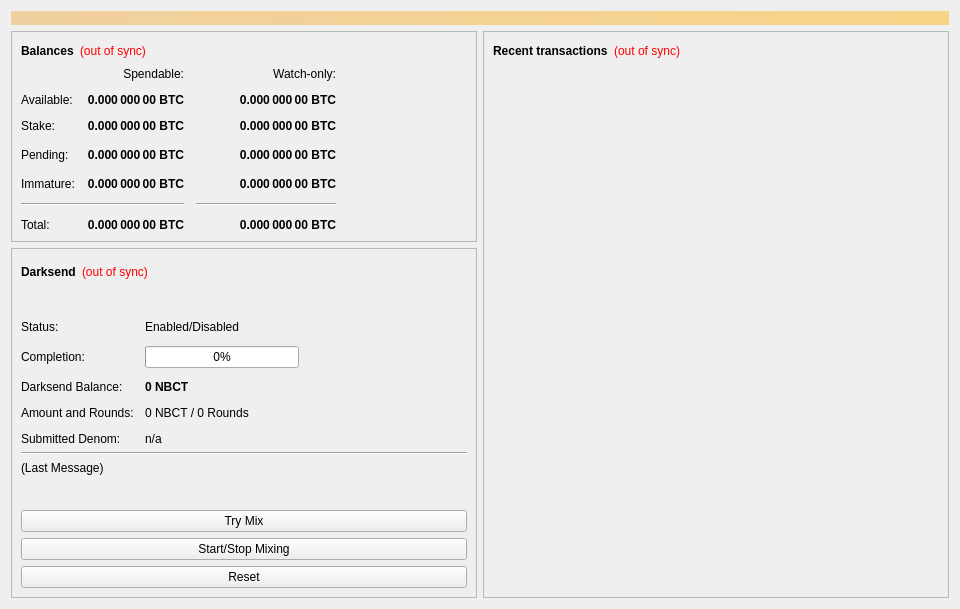
<?xml version="1.0" encoding="UTF-8"?>
<ui version="4.0">
 <class>OverviewPage</class>
 <widget class="QWidget" name="OverviewPage">
  <property name="geometry">
   <rect>
    <x>0</x>
    <y>0</y>
    <width>960</width>
    <height>594</height>
   </rect>
  </property>
  <property name="minimumSize">
   <size>
    <width>960</width>
    <height>0</height>
   </size>
  </property>
  <property name="windowTitle">
   <string>Form</string>
  </property>
  <layout class="QVBoxLayout" name="topLayout">
   <item>
    <widget class="QLabel" name="labelAlerts">
     <property name="visible">
      <bool>false</bool>
     </property>
     <property name="styleSheet">
      <string notr="true">background-color: qlineargradient(x1: 0, y1: 0, x2: 1, y2: 0, stop:0 #F0D0A0, stop:1 #F8D488); color:#000000;</string>
     </property>
     <property name="wordWrap">
      <bool>true</bool>
     </property>
     <property name="margin">
      <number>3</number>
     </property>
    </widget>
   </item>
   <item>
    <layout class="QHBoxLayout" name="horizontalLayout" stretch="1,1">
     <item>
      <layout class="QVBoxLayout" name="verticalLayout_2">
       <item>
        <widget class="QFrame" name="frame">
         <property name="frameShape">
          <enum>QFrame::StyledPanel</enum>
         </property>
         <property name="frameShadow">
          <enum>QFrame::Raised</enum>
         </property>
         <layout class="QVBoxLayout" name="verticalLayout_4">
          <item>
           <layout class="QHBoxLayout" name="horizontalLayout_4">
            <item>
             <widget class="QLabel" name="label_5">
              <property name="font">
               <font>
                <weight>75</weight>
                <bold>true</bold>
               </font>
              </property>
              <property name="text">
               <string>Balances</string>
              </property>
             </widget>
            </item>
            <item>
             <widget class="QLabel" name="labelWalletStatus">
              <property name="cursor">
               <cursorShape>WhatsThisCursor</cursorShape>
              </property>
              <property name="toolTip">
               <string>The displayed information may be out of date. Your wallet automatically synchronizes with the NeckBeardCryptoTips network after a connection is established, but this process has not completed yet.</string>
              </property>
              <property name="styleSheet">
               <string notr="true">QLabel { color: red; }</string>
              </property>
              <property name="text">
               <string notr="true">(out of sync)</string>
              </property>
              <property name="alignment">
               <set>Qt::AlignLeading|Qt::AlignLeft|Qt::AlignVCenter</set>
              </property>
             </widget>
            </item>
            <item>
             <spacer name="horizontalSpacer_3">
              <property name="orientation">
               <enum>Qt::Horizontal</enum>
              </property>
              <property name="sizeHint" stdset="0">
               <size>
                <width>40</width>
                <height>20</height>
               </size>
              </property>
             </spacer>
            </item>
           </layout>
          </item>
          <item>
           <layout class="QGridLayout" name="gridLayout">
            <property name="spacing">
             <number>12</number>
            </property>
            <item row="3" column="2">
             <widget class="QLabel" name="labelWatchPending">
              <property name="font">
               <font>
                <weight>75</weight>
                <bold>true</bold>
               </font>
              </property>
              <property name="cursor">
               <cursorShape>IBeamCursor</cursorShape>
              </property>
              <property name="toolTip">
               <string>Unconfirmed transactions to watch-only addresses</string>
              </property>
              <property name="text">
               <string notr="true">0.000 000 00 BTC</string>
              </property>
              <property name="alignment">
               <set>Qt::AlignRight|Qt::AlignTrailing|Qt::AlignVCenter</set>
              </property>
              <property name="textInteractionFlags">
               <set>Qt::LinksAccessibleByMouse|Qt::TextSelectableByKeyboard|Qt::TextSelectableByMouse</set>
              </property>
             </widget>
            </item>
            <item row="3" column="1">
             <widget class="QLabel" name="labelUnconfirmed">
              <property name="font">
               <font>
                <weight>75</weight>
                <bold>true</bold>
               </font>
              </property>
              <property name="cursor">
               <cursorShape>IBeamCursor</cursorShape>
              </property>
              <property name="toolTip">
               <string>Total of transactions that have yet to be confirmed, and do not yet count toward the spendable balance</string>
              </property>
              <property name="text">
               <string notr="true">0.000 000 00 BTC</string>
              </property>
              <property name="alignment">
               <set>Qt::AlignRight|Qt::AlignTrailing|Qt::AlignVCenter</set>
              </property>
              <property name="textInteractionFlags">
               <set>Qt::LinksAccessibleByMouse|Qt::TextSelectableByKeyboard|Qt::TextSelectableByMouse</set>
              </property>
             </widget>
            </item>
            <item row="4" column="2">
             <widget class="QLabel" name="labelWatchImmature">
              <property name="font">
               <font>
                <weight>75</weight>
                <bold>true</bold>
               </font>
              </property>
              <property name="cursor">
               <cursorShape>IBeamCursor</cursorShape>
              </property>
              <property name="toolTip">
               <string>Mined balance in watch-only addresses that has not yet matured</string>
              </property>
              <property name="text">
               <string notr="true">0.000 000 00 BTC</string>
              </property>
              <property name="alignment">
               <set>Qt::AlignRight|Qt::AlignTrailing|Qt::AlignVCenter</set>
              </property>
              <property name="textInteractionFlags">
               <set>Qt::LinksAccessibleByMouse|Qt::TextSelectableByKeyboard|Qt::TextSelectableByMouse</set>
              </property>
             </widget>
            </item>
            <item row="5" column="0" colspan="2">
             <widget class="Line" name="lineSpendableBalance">
              <property name="orientation">
               <enum>Qt::Horizontal</enum>
              </property>
             </widget>
            </item>
            <item row="5" column="2">
             <widget class="Line" name="lineWatchBalance">
              <property name="sizePolicy">
               <sizepolicy hsizetype="Preferred" vsizetype="Fixed">
                <horstretch>0</horstretch>
                <verstretch>0</verstretch>
               </sizepolicy>
              </property>
              <property name="minimumSize">
               <size>
                <width>140</width>
                <height>0</height>
               </size>
              </property>
              <property name="orientation">
               <enum>Qt::Horizontal</enum>
              </property>
             </widget>
            </item>
            <item row="6" column="0">
             <widget class="QLabel" name="labelTotalText">
              <property name="text">
               <string>Total:</string>
              </property>
             </widget>
            </item>
            <item row="4" column="1">
             <widget class="QLabel" name="labelImmature">
              <property name="font">
               <font>
                <weight>75</weight>
                <bold>true</bold>
               </font>
              </property>
              <property name="cursor">
               <cursorShape>IBeamCursor</cursorShape>
              </property>
              <property name="toolTip">
               <string>Mined balance that has not yet matured</string>
              </property>
              <property name="text">
               <string notr="true">0.000 000 00 BTC</string>
              </property>
              <property name="alignment">
               <set>Qt::AlignRight|Qt::AlignTrailing|Qt::AlignVCenter</set>
              </property>
              <property name="textInteractionFlags">
               <set>Qt::LinksAccessibleByMouse|Qt::TextSelectableByKeyboard|Qt::TextSelectableByMouse</set>
              </property>
             </widget>
            </item>
            <item row="3" column="3">
             <spacer name="horizontalSpacer_2">
              <property name="orientation">
               <enum>Qt::Horizontal</enum>
              </property>
              <property name="sizeHint" stdset="0">
               <size>
                <width>40</width>
                <height>20</height>
               </size>
              </property>
             </spacer>
            </item>
            <item row="4" column="0">
             <widget class="QLabel" name="labelImmatureText">
              <property name="text">
               <string>Immature:</string>
              </property>
             </widget>
            </item>
            <item row="6" column="1">
             <widget class="QLabel" name="labelTotal">
              <property name="font">
               <font>
                <weight>75</weight>
                <bold>true</bold>
               </font>
              </property>
              <property name="cursor">
               <cursorShape>IBeamCursor</cursorShape>
              </property>
              <property name="toolTip">
               <string>Your current total balance</string>
              </property>
              <property name="text">
               <string notr="true">0.000 000 00 BTC</string>
              </property>
              <property name="alignment">
               <set>Qt::AlignRight|Qt::AlignTrailing|Qt::AlignVCenter</set>
              </property>
              <property name="textInteractionFlags">
               <set>Qt::LinksAccessibleByMouse|Qt::TextSelectableByKeyboard|Qt::TextSelectableByMouse</set>
              </property>
             </widget>
            </item>
            <item row="6" column="2">
             <widget class="QLabel" name="labelWatchTotal">
              <property name="font">
               <font>
                <weight>75</weight>
                <bold>true</bold>
               </font>
              </property>
              <property name="cursor">
               <cursorShape>IBeamCursor</cursorShape>
              </property>
              <property name="toolTip">
               <string>Current total balance in watch-only addresses</string>
              </property>
              <property name="text">
               <string notr="true">0.000 000 00 BTC</string>
              </property>
              <property name="alignment">
               <set>Qt::AlignRight|Qt::AlignTrailing|Qt::AlignVCenter</set>
              </property>
              <property name="textInteractionFlags">
               <set>Qt::LinksAccessibleByMouse|Qt::TextSelectableByKeyboard|Qt::TextSelectableByMouse</set>
              </property>
             </widget>
            </item>
            <item row="0" column="2">
             <widget class="QLabel" name="labelWatchonly">
              <property name="text">
               <string>Watch-only:</string>
              </property>
              <property name="alignment">
               <set>Qt::AlignRight|Qt::AlignTrailing|Qt::AlignVCenter</set>
              </property>
             </widget>
            </item>
            <item row="1" column="0">
             <widget class="QLabel" name="labelBalanceText">
              <property name="text">
               <string>Available:</string>
              </property>
             </widget>
            </item>
            <item row="1" column="1">
             <widget class="QLabel" name="labelBalance">
              <property name="font">
               <font>
                <weight>75</weight>
                <bold>true</bold>
               </font>
              </property>
              <property name="cursor">
               <cursorShape>IBeamCursor</cursorShape>
              </property>
              <property name="toolTip">
               <string>Your current spendable balance</string>
              </property>
              <property name="text">
               <string notr="true">0.000 000 00 BTC</string>
              </property>
              <property name="alignment">
               <set>Qt::AlignRight|Qt::AlignTrailing|Qt::AlignVCenter</set>
              </property>
              <property name="textInteractionFlags">
               <set>Qt::LinksAccessibleByMouse|Qt::TextSelectableByKeyboard|Qt::TextSelectableByMouse</set>
              </property>
             </widget>
            </item>
            <item row="2" column="0">
             <widget class="QLabel" name="label_10">
              <property name="text">
               <string>Stake:</string>
              </property>
             </widget>
            </item>
            <item row="2" column="1">
             <widget class="QLabel" name="labelStake">
              <property name="font">
               <font>
                <weight>75</weight>
                <bold>true</bold>
               </font>
              </property>
              <property name="cursor">
               <cursorShape>IBeamCursor</cursorShape>
              </property>
              <property name="toolTip">
               <string>Total of coins that was staked, and do not yet count toward the current balance</string>
              </property>
              <property name="text">
               <string notr="true">0.000 000 00 BTC</string>
              </property>
              <property name="alignment">
               <set>Qt::AlignRight|Qt::AlignTrailing|Qt::AlignVCenter</set>
              </property>
              <property name="textInteractionFlags">
               <set>Qt::LinksAccessibleByMouse|Qt::TextSelectableByKeyboard|Qt::TextSelectableByMouse</set>
              </property>
             </widget>
            </item>
            <item row="2" column="2">
             <widget class="QLabel" name="labelWatchStake">
              <property name="font">
               <font>
                <weight>75</weight>
                <bold>true</bold>
               </font>
              </property>
              <property name="cursor">
               <cursorShape>IBeamCursor</cursorShape>
              </property>
              <property name="toolTip">
               <string>Total of coins that was staked in watch-only addresses, and do not yet count toward the current watch-only balance</string>
              </property>
              <property name="text">
               <string notr="true">0.000 000 00 BTC</string>
              </property>
              <property name="alignment">
               <set>Qt::AlignRight|Qt::AlignTrailing|Qt::AlignVCenter</set>
              </property>
              <property name="textInteractionFlags">
               <set>Qt::LinksAccessibleByMouse|Qt::TextSelectableByKeyboard|Qt::TextSelectableByMouse</set>
              </property>
             </widget>
            </item>
            <item row="1" column="2">
             <widget class="QLabel" name="labelWatchAvailable">
              <property name="font">
               <font>
                <weight>75</weight>
                <bold>true</bold>
               </font>
              </property>
              <property name="cursor">
               <cursorShape>IBeamCursor</cursorShape>
              </property>
              <property name="toolTip">
               <string>Your current balance in watch-only addresses</string>
              </property>
              <property name="text">
               <string notr="true">0.000 000 00 BTC</string>
              </property>
              <property name="alignment">
               <set>Qt::AlignRight|Qt::AlignTrailing|Qt::AlignVCenter</set>
              </property>
              <property name="textInteractionFlags">
               <set>Qt::LinksAccessibleByMouse|Qt::TextSelectableByKeyboard|Qt::TextSelectableByMouse</set>
              </property>
             </widget>
            </item>
            <item row="3" column="0">
             <widget class="QLabel" name="labelPendingText">
              <property name="text">
               <string>Pending:</string>
              </property>
             </widget>
            </item>
            <item row="0" column="1">
             <widget class="QLabel" name="labelSpendable">
              <property name="text">
               <string>Spendable:</string>
              </property>
              <property name="alignment">
               <set>Qt::AlignRight|Qt::AlignTrailing|Qt::AlignVCenter</set>
              </property>
             </widget>
            </item>
           </layout>
          </item>
         </layout>
        </widget>
       </item>
       <item>
        <widget class="QFrame" name="frameDarksend">
         <property name="sizePolicy">
          <sizepolicy hsizetype="Expanding" vsizetype="Expanding">
           <horstretch>0</horstretch>
           <verstretch>0</verstretch>
          </sizepolicy>
         </property>
         <property name="minimumSize">
          <size>
           <width>0</width>
           <height>350</height>
          </size>
         </property>
         <property name="layoutDirection">
          <enum>Qt::LeftToRight</enum>
         </property>
         <property name="frameShape">
          <enum>QFrame::StyledPanel</enum>
         </property>
         <property name="frameShadow">
          <enum>QFrame::Raised</enum>
         </property>
         <layout class="QVBoxLayout" name="verticalLayout_5">
          <item>
           <layout class="QHBoxLayout" name="horizontalLayout_5">
            <item>
             <widget class="QLabel" name="label_2">
              <property name="font">
               <font>
                <weight>75</weight>
                <bold>true</bold>
               </font>
              </property>
              <property name="text">
               <string>Darksend</string>
              </property>
             </widget>
            </item>
            <item>
             <widget class="QLabel" name="labelDarksendSyncStatus">
              <property name="toolTip">
               <string>The displayed information may be out of date. Your wallet automatically synchronizes with the NeckBeardCryptoTips network after a connection is established, but this process has not completed yet.</string>
              </property>
              <property name="styleSheet">
               <string notr="true">QLabel { color: red; }</string>
              </property>
              <property name="text">
               <string notr="true">(out of sync)</string>
              </property>
              <property name="alignment">
               <set>Qt::AlignLeading|Qt::AlignLeft|Qt::AlignVCenter</set>
              </property>
             </widget>
            </item>
            <item>
             <spacer name="horizontalSpacer_4">
              <property name="orientation">
               <enum>Qt::Horizontal</enum>
              </property>
              <property name="sizeHint" stdset="0">
               <size>
                <width>40</width>
                <height>20</height>
               </size>
              </property>
             </spacer>
            </item>
           </layout>
          </item>
          <item>
           <widget class="QPushButton" name="runAutoDenom">
            <property name="palette">
             <palette>
              <active>
               <colorrole role="WindowText">
                <brush brushstyle="SolidPattern">
                 <color alpha="255">
                  <red>0</red>
                  <green>0</green>
                  <blue>0</blue>
                 </color>
                </brush>
               </colorrole>
               <colorrole role="Button">
                <brush brushstyle="SolidPattern">
                 <color alpha="255">
                  <red>239</red>
                  <green>238</green>
                  <blue>238</blue>
                 </color>
                </brush>
               </colorrole>
               <colorrole role="Light">
                <brush brushstyle="SolidPattern">
                 <color alpha="255">
                  <red>255</red>
                  <green>255</green>
                  <blue>255</blue>
                 </color>
                </brush>
               </colorrole>
               <colorrole role="Midlight">
                <brush brushstyle="SolidPattern">
                 <color alpha="255">
                  <red>247</red>
                  <green>246</green>
                  <blue>246</blue>
                 </color>
                </brush>
               </colorrole>
               <colorrole role="Dark">
                <brush brushstyle="SolidPattern">
                 <color alpha="255">
                  <red>119</red>
                  <green>119</green>
                  <blue>119</blue>
                 </color>
                </brush>
               </colorrole>
               <colorrole role="Mid">
                <brush brushstyle="SolidPattern">
                 <color alpha="255">
                  <red>159</red>
                  <green>159</green>
                  <blue>159</blue>
                 </color>
                </brush>
               </colorrole>
               <colorrole role="Text">
                <brush brushstyle="SolidPattern">
                 <color alpha="255">
                  <red>0</red>
                  <green>0</green>
                  <blue>0</blue>
                 </color>
                </brush>
               </colorrole>
               <colorrole role="BrightText">
                <brush brushstyle="SolidPattern">
                 <color alpha="255">
                  <red>255</red>
                  <green>255</green>
                  <blue>255</blue>
                 </color>
                </brush>
               </colorrole>
               <colorrole role="ButtonText">
                <brush brushstyle="SolidPattern">
                 <color alpha="255">
                  <red>0</red>
                  <green>0</green>
                  <blue>0</blue>
                 </color>
                </brush>
               </colorrole>
               <colorrole role="Base">
                <brush brushstyle="SolidPattern">
                 <color alpha="255">
                  <red>255</red>
                  <green>255</green>
                  <blue>255</blue>
                 </color>
                </brush>
               </colorrole>
               <colorrole role="Window">
                <brush brushstyle="SolidPattern">
                 <color alpha="255">
                  <red>239</red>
                  <green>238</green>
                  <blue>238</blue>
                 </color>
                </brush>
               </colorrole>
               <colorrole role="Shadow">
                <brush brushstyle="SolidPattern">
                 <color alpha="255">
                  <red>0</red>
                  <green>0</green>
                  <blue>0</blue>
                 </color>
                </brush>
               </colorrole>
               <colorrole role="AlternateBase">
                <brush brushstyle="SolidPattern">
                 <color alpha="255">
                  <red>247</red>
                  <green>246</green>
                  <blue>246</blue>
                 </color>
                </brush>
               </colorrole>
               <colorrole role="ToolTipBase">
                <brush brushstyle="SolidPattern">
                 <color alpha="255">
                  <red>255</red>
                  <green>255</green>
                  <blue>220</blue>
                 </color>
                </brush>
               </colorrole>
               <colorrole role="ToolTipText">
                <brush brushstyle="SolidPattern">
                 <color alpha="255">
                  <red>0</red>
                  <green>0</green>
                  <blue>0</blue>
                 </color>
                </brush>
               </colorrole>
              </active>
              <inactive>
               <colorrole role="WindowText">
                <brush brushstyle="SolidPattern">
                 <color alpha="255">
                  <red>0</red>
                  <green>0</green>
                  <blue>0</blue>
                 </color>
                </brush>
               </colorrole>
               <colorrole role="Button">
                <brush brushstyle="SolidPattern">
                 <color alpha="255">
                  <red>239</red>
                  <green>238</green>
                  <blue>238</blue>
                 </color>
                </brush>
               </colorrole>
               <colorrole role="Light">
                <brush brushstyle="SolidPattern">
                 <color alpha="255">
                  <red>255</red>
                  <green>255</green>
                  <blue>255</blue>
                 </color>
                </brush>
               </colorrole>
               <colorrole role="Midlight">
                <brush brushstyle="SolidPattern">
                 <color alpha="255">
                  <red>247</red>
                  <green>246</green>
                  <blue>246</blue>
                 </color>
                </brush>
               </colorrole>
               <colorrole role="Dark">
                <brush brushstyle="SolidPattern">
                 <color alpha="255">
                  <red>119</red>
                  <green>119</green>
                  <blue>119</blue>
                 </color>
                </brush>
               </colorrole>
               <colorrole role="Mid">
                <brush brushstyle="SolidPattern">
                 <color alpha="255">
                  <red>159</red>
                  <green>159</green>
                  <blue>159</blue>
                 </color>
                </brush>
               </colorrole>
               <colorrole role="Text">
                <brush brushstyle="SolidPattern">
                 <color alpha="255">
                  <red>0</red>
                  <green>0</green>
                  <blue>0</blue>
                 </color>
                </brush>
               </colorrole>
               <colorrole role="BrightText">
                <brush brushstyle="SolidPattern">
                 <color alpha="255">
                  <red>255</red>
                  <green>255</green>
                  <blue>255</blue>
                 </color>
                </brush>
               </colorrole>
               <colorrole role="ButtonText">
                <brush brushstyle="SolidPattern">
                 <color alpha="255">
                  <red>0</red>
                  <green>0</green>
                  <blue>0</blue>
                 </color>
                </brush>
               </colorrole>
               <colorrole role="Base">
                <brush brushstyle="SolidPattern">
                 <color alpha="255">
                  <red>255</red>
                  <green>255</green>
                  <blue>255</blue>
                 </color>
                </brush>
               </colorrole>
               <colorrole role="Window">
                <brush brushstyle="SolidPattern">
                 <color alpha="255">
                  <red>239</red>
                  <green>238</green>
                  <blue>238</blue>
                 </color>
                </brush>
               </colorrole>
               <colorrole role="Shadow">
                <brush brushstyle="SolidPattern">
                 <color alpha="255">
                  <red>0</red>
                  <green>0</green>
                  <blue>0</blue>
                 </color>
                </brush>
               </colorrole>
               <colorrole role="AlternateBase">
                <brush brushstyle="SolidPattern">
                 <color alpha="255">
                  <red>247</red>
                  <green>246</green>
                  <blue>246</blue>
                 </color>
                </brush>
               </colorrole>
               <colorrole role="ToolTipBase">
                <brush brushstyle="SolidPattern">
                 <color alpha="255">
                  <red>255</red>
                  <green>255</green>
                  <blue>220</blue>
                 </color>
                </brush>
               </colorrole>
               <colorrole role="ToolTipText">
                <brush brushstyle="SolidPattern">
                 <color alpha="255">
                  <red>0</red>
                  <green>0</green>
                  <blue>0</blue>
                 </color>
                </brush>
               </colorrole>
              </inactive>
              <disabled>
               <colorrole role="WindowText">
                <brush brushstyle="SolidPattern">
                 <color alpha="255">
                  <red>119</red>
                  <green>119</green>
                  <blue>119</blue>
                 </color>
                </brush>
               </colorrole>
               <colorrole role="Button">
                <brush brushstyle="SolidPattern">
                 <color alpha="255">
                  <red>239</red>
                  <green>238</green>
                  <blue>238</blue>
                 </color>
                </brush>
               </colorrole>
               <colorrole role="Light">
                <brush brushstyle="SolidPattern">
                 <color alpha="255">
                  <red>255</red>
                  <green>255</green>
                  <blue>255</blue>
                 </color>
                </brush>
               </colorrole>
               <colorrole role="Midlight">
                <brush brushstyle="SolidPattern">
                 <color alpha="255">
                  <red>247</red>
                  <green>246</green>
                  <blue>246</blue>
                 </color>
                </brush>
               </colorrole>
               <colorrole role="Dark">
                <brush brushstyle="SolidPattern">
                 <color alpha="255">
                  <red>119</red>
                  <green>119</green>
                  <blue>119</blue>
                 </color>
                </brush>
               </colorrole>
               <colorrole role="Mid">
                <brush brushstyle="SolidPattern">
                 <color alpha="255">
                  <red>159</red>
                  <green>159</green>
                  <blue>159</blue>
                 </color>
                </brush>
               </colorrole>
               <colorrole role="Text">
                <brush brushstyle="SolidPattern">
                 <color alpha="255">
                  <red>119</red>
                  <green>119</green>
                  <blue>119</blue>
                 </color>
                </brush>
               </colorrole>
               <colorrole role="BrightText">
                <brush brushstyle="SolidPattern">
                 <color alpha="255">
                  <red>255</red>
                  <green>255</green>
                  <blue>255</blue>
                 </color>
                </brush>
               </colorrole>
               <colorrole role="ButtonText">
                <brush brushstyle="SolidPattern">
                 <color alpha="255">
                  <red>119</red>
                  <green>119</green>
                  <blue>119</blue>
                 </color>
                </brush>
               </colorrole>
               <colorrole role="Base">
                <brush brushstyle="SolidPattern">
                 <color alpha="255">
                  <red>239</red>
                  <green>238</green>
                  <blue>238</blue>
                 </color>
                </brush>
               </colorrole>
               <colorrole role="Window">
                <brush brushstyle="SolidPattern">
                 <color alpha="255">
                  <red>239</red>
                  <green>238</green>
                  <blue>238</blue>
                 </color>
                </brush>
               </colorrole>
               <colorrole role="Shadow">
                <brush brushstyle="SolidPattern">
                 <color alpha="255">
                  <red>0</red>
                  <green>0</green>
                  <blue>0</blue>
                 </color>
                </brush>
               </colorrole>
               <colorrole role="AlternateBase">
                <brush brushstyle="SolidPattern">
                 <color alpha="255">
                  <red>239</red>
                  <green>238</green>
                  <blue>238</blue>
                 </color>
                </brush>
               </colorrole>
               <colorrole role="ToolTipBase">
                <brush brushstyle="SolidPattern">
                 <color alpha="255">
                  <red>255</red>
                  <green>255</green>
                  <blue>220</blue>
                 </color>
                </brush>
               </colorrole>
               <colorrole role="ToolTipText">
                <brush brushstyle="SolidPattern">
                 <color alpha="255">
                  <red>0</red>
                  <green>0</green>
                  <blue>0</blue>
                 </color>
                </brush>
               </colorrole>
              </disabled>
             </palette>
            </property>
            <property name="focusPolicy">
             <enum>Qt::NoFocus</enum>
            </property>
            <property name="autoFillBackground">
             <bool>true</bool>
            </property>
            <property name="text">
             <string/>
            </property>
            <property name="flat">
             <bool>true</bool>
            </property>
           </widget>
          </item>
          <item>
           <layout class="QFormLayout" name="formLayout">
            <property name="fieldGrowthPolicy">
             <enum>QFormLayout::AllNonFixedFieldsGrow</enum>
            </property>
            <property name="horizontalSpacing">
             <number>11</number>
            </property>
            <property name="verticalSpacing">
             <number>12</number>
            </property>
            <item row="0" column="0">
             <widget class="QLabel" name="label_6">
              <property name="text">
               <string>Status:</string>
              </property>
             </widget>
            </item>
            <item row="1" column="0">
             <widget class="QLabel" name="label_7">
              <property name="text">
               <string>Completion:</string>
              </property>
             </widget>
            </item>
            <item row="1" column="1">
             <widget class="QProgressBar" name="darksendProgress">
              <property name="maximumSize">
               <size>
                <width>154</width>
                <height>16777215</height>
               </size>
              </property>
              <property name="value">
               <number>0</number>
              </property>
             </widget>
            </item>
            <item row="3" column="0">
             <widget class="QLabel" name="labelAnonymizedText">
              <property name="text">
               <string>Darksend Balance:</string>
              </property>
             </widget>
            </item>
            <item row="3" column="1">
             <widget class="QLabel" name="labelAnonymized">
              <property name="font">
               <font>
                <weight>75</weight>
                <bold>true</bold>
               </font>
              </property>
              <property name="text">
               <string notr="true">0 NBCT</string>
              </property>
             </widget>
            </item>
            <item row="4" column="0">
             <widget class="QLabel" name="label_8">
              <property name="text">
               <string>Amount and Rounds:</string>
              </property>
             </widget>
            </item>
            <item row="4" column="1">
             <widget class="QLabel" name="labelAmountRounds">
              <property name="text">
               <string>0 NBCT / 0 Rounds</string>
              </property>
             </widget>
            </item>
            <item row="5" column="0">
             <widget class="QLabel" name="label_9">
              <property name="text">
               <string>Submitted Denom:</string>
              </property>
             </widget>
            </item>
            <item row="5" column="1">
             <widget class="QLabel" name="labelSubmittedDenom">
              <property name="toolTip">
               <string>The denominations you submitted to the Masternode.&lt;br&gt;To mix, other users must submit the exact same denominations.</string>
              </property>
              <property name="text">
               <string>n/a</string>
              </property>
             </widget>
            </item>
            <item row="0" column="1">
             <widget class="QLabel" name="darksendEnabled">
              <property name="text">
               <string>Enabled/Disabled</string>
              </property>
             </widget>
            </item>
           </layout>
          </item>
          <item>
           <widget class="Line" name="lineLastMessage">
            <property name="orientation">
             <enum>Qt::Horizontal</enum>
            </property>
           </widget>
          </item>
          <item>
           <widget class="QLabel" name="darksendStatus">
            <property name="minimumSize">
             <size>
              <width>288</width>
              <height>43</height>
             </size>
            </property>
            <property name="text">
             <string>(Last Message)</string>
            </property>
            <property name="alignment">
             <set>Qt::AlignLeading|Qt::AlignLeft|Qt::AlignTop</set>
            </property>
            <property name="wordWrap">
             <bool>true</bool>
            </property>
           </widget>
          </item>
          <item>
           <widget class="QPushButton" name="darksendAuto">
            <property name="sizePolicy">
             <sizepolicy hsizetype="MinimumExpanding" vsizetype="Fixed">
              <horstretch>0</horstretch>
              <verstretch>0</verstretch>
             </sizepolicy>
            </property>
            <property name="toolTip">
             <string>Try to manually submit a Darksend request.</string>
            </property>
            <property name="text">
             <string>Try Mix</string>
            </property>
           </widget>
          </item>
          <item>
           <widget class="QPushButton" name="toggleDarksend">
            <property name="sizePolicy">
             <sizepolicy hsizetype="MinimumExpanding" vsizetype="Fixed">
              <horstretch>0</horstretch>
              <verstretch>0</verstretch>
             </sizepolicy>
            </property>
            <property name="text">
             <string>Start/Stop Mixing</string>
            </property>
           </widget>
          </item>
          <item>
           <widget class="QPushButton" name="darksendReset">
            <property name="sizePolicy">
             <sizepolicy hsizetype="MinimumExpanding" vsizetype="Fixed">
              <horstretch>0</horstretch>
              <verstretch>0</verstretch>
             </sizepolicy>
            </property>
            <property name="toolTip">
             <string>Reset the current status of Darksend (can interrupt Darksend if it's in the process of Mixing, which can cost you money!)</string>
            </property>
            <property name="autoFillBackground">
             <bool>false</bool>
            </property>
            <property name="text">
             <string>Reset</string>
            </property>
           </widget>
          </item>
         </layout>
        </widget>
       </item>
       <item>
        <spacer name="verticalSpacer">
         <property name="orientation">
          <enum>Qt::Vertical</enum>
         </property>
         <property name="sizeHint" stdset="0">
          <size>
           <width>20</width>
           <height>40</height>
          </size>
         </property>
        </spacer>
       </item>
      </layout>
     </item>
     <item>
      <layout class="QVBoxLayout" name="verticalLayout_3">
       <item>
        <widget class="QFrame" name="frame_2">
         <property name="frameShape">
          <enum>QFrame::StyledPanel</enum>
         </property>
         <property name="frameShadow">
          <enum>QFrame::Raised</enum>
         </property>
         <layout class="QVBoxLayout" name="verticalLayout">
          <item>
           <layout class="QHBoxLayout" name="horizontalLayout_2">
            <item>
             <widget class="QLabel" name="label_4">
              <property name="font">
               <font>
                <weight>75</weight>
                <bold>true</bold>
               </font>
              </property>
              <property name="text">
               <string>Recent transactions</string>
              </property>
             </widget>
            </item>
            <item>
             <widget class="QLabel" name="labelTransactionsStatus">
              <property name="cursor">
               <cursorShape>WhatsThisCursor</cursorShape>
              </property>
              <property name="toolTip">
               <string>The displayed information may be out of date. Your wallet automatically synchronizes with the NeckBeardCryptoTips network after a connection is established, but this process has not completed yet.</string>
              </property>
              <property name="styleSheet">
               <string notr="true">QLabel { color: red; }</string>
              </property>
              <property name="text">
               <string notr="true">(out of sync)</string>
              </property>
              <property name="alignment">
               <set>Qt::AlignRight|Qt::AlignTrailing|Qt::AlignVCenter</set>
              </property>
             </widget>
            </item>
            <item>
             <spacer name="horizontalSpacer">
              <property name="orientation">
               <enum>Qt::Horizontal</enum>
              </property>
              <property name="sizeHint" stdset="0">
               <size>
                <width>40</width>
                <height>20</height>
               </size>
              </property>
             </spacer>
            </item>
           </layout>
          </item>
          <item>
           <widget class="QListView" name="listTransactions">
            <property name="styleSheet">
             <string notr="true">QListView { background: transparent; }</string>
            </property>
            <property name="frameShape">
             <enum>QFrame::NoFrame</enum>
            </property>
            <property name="verticalScrollBarPolicy">
             <enum>Qt::ScrollBarAlwaysOff</enum>
            </property>
            <property name="horizontalScrollBarPolicy">
             <enum>Qt::ScrollBarAlwaysOff</enum>
            </property>
            <property name="selectionMode">
             <enum>QAbstractItemView::NoSelection</enum>
            </property>
           </widget>
          </item>
         </layout>
        </widget>
       </item>
      </layout>
     </item>
    </layout>
   </item>
  </layout>
 </widget>
 <resources/>
 <connections/>
</ui>
